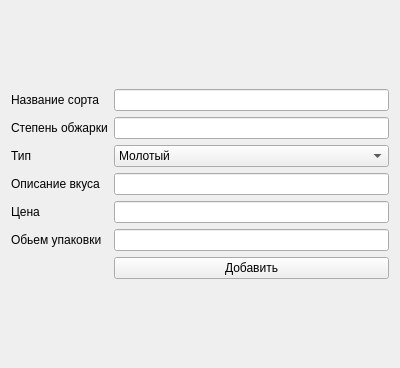
<?xml version="1.0" encoding="UTF-8"?>
<ui version="4.0">
 <class>Form</class>
 <widget class="QWidget" name="Form">
  <property name="geometry">
   <rect>
    <x>0</x>
    <y>0</y>
    <width>400</width>
    <height>368</height>
   </rect>
  </property>
  <property name="windowTitle">
   <string>Form</string>
  </property>
  <layout class="QGridLayout" name="gridLayout_2">
   <item row="0" column="0">
    <layout class="QGridLayout" name="gridLayout">
     <item row="0" column="1">
      <widget class="QLineEdit" name="lineEdit"/>
     </item>
     <item row="0" column="0">
      <widget class="QLabel" name="label">
       <property name="text">
        <string>Название сорта</string>
       </property>
      </widget>
     </item>
     <item row="1" column="0">
      <widget class="QLabel" name="label_2">
       <property name="text">
        <string>Степень обжарки</string>
       </property>
      </widget>
     </item>
     <item row="2" column="0">
      <widget class="QLabel" name="label_3">
       <property name="text">
        <string>Тип</string>
       </property>
      </widget>
     </item>
     <item row="1" column="1">
      <widget class="QLineEdit" name="lineEdit_2"/>
     </item>
     <item row="4" column="1">
      <widget class="QLineEdit" name="lineEdit_5"/>
     </item>
     <item row="3" column="0">
      <widget class="QLabel" name="label_4">
       <property name="text">
        <string>Описание вкуса</string>
       </property>
      </widget>
     </item>
     <item row="4" column="0">
      <widget class="QLabel" name="label_5">
       <property name="text">
        <string>Цена</string>
       </property>
      </widget>
     </item>
     <item row="3" column="1">
      <widget class="QLineEdit" name="lineEdit_4"/>
     </item>
     <item row="5" column="1">
      <widget class="QLineEdit" name="lineEdit_6"/>
     </item>
     <item row="5" column="0">
      <widget class="QLabel" name="label_6">
       <property name="text">
        <string>Обьем упаковки</string>
       </property>
      </widget>
     </item>
     <item row="6" column="1">
      <widget class="QPushButton" name="pushButton">
       <property name="text">
        <string>Добавить</string>
       </property>
      </widget>
     </item>
     <item row="2" column="1">
      <widget class="QComboBox" name="comboBox">
       <item>
        <property name="text">
         <string>Молотый</string>
        </property>
       </item>
       <item>
        <property name="text">
         <string>В зернах</string>
        </property>
       </item>
      </widget>
     </item>
    </layout>
   </item>
  </layout>
 </widget>
 <resources/>
 <connections/>
</ui>
